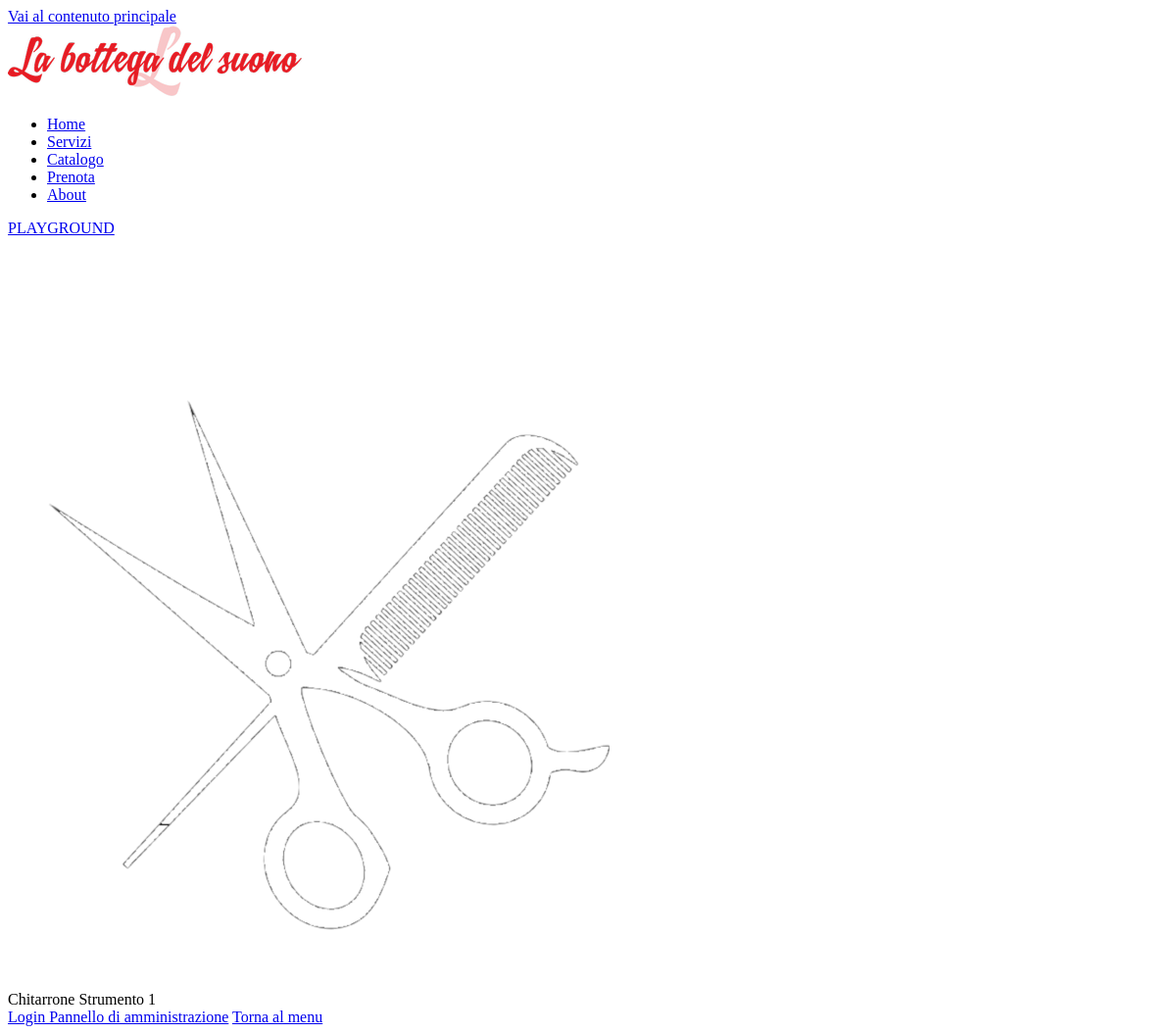
Page /catalogo.php on the earlier database version.
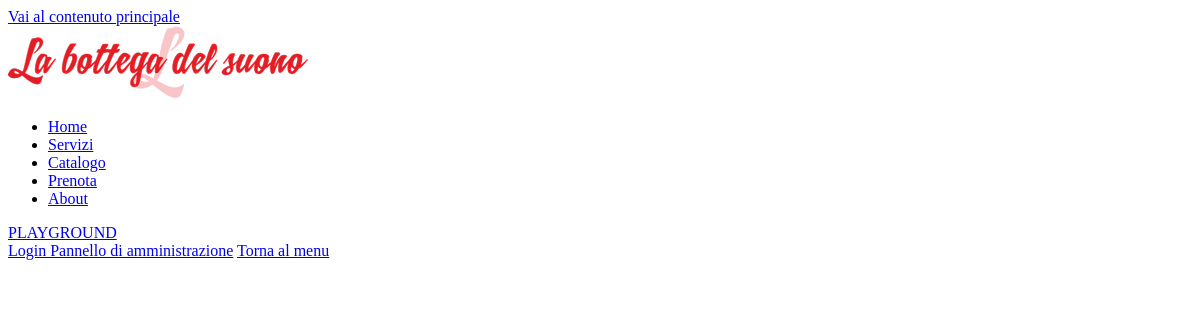
Same page on the later database version.
### tables this page shows
CREATE TABLE `prodotti` (
  `id` int(11) NOT NULL,
  `categoria` enum('Strumento','Accessorio') NOT NULL,
  `nome` varchar(40) NOT NULL,
  `costo` double NOT NULL,
  `img_path` varchar(40) NOT NULL
);

### db_connection.php (called while the page is built, shortened)
<?php
    function connect($db_data){
        $db = new mysqli($db_data['server_name'], $db_data['username'], $db_data['password'], $db_data['name']);
        return $db;
    }
    function getProducts($db_data){
        $db = connect($db_data);
        $query = "SELECT * FROM prodotti";
        return $db->query($query);
    }
?>

### product_list.php (the view)
<div id="lista-prodotti">
<?php
    include("db_connection.php");
    $products = getProducts($db_data);
    while($row = $products->fetch_assoc()){
?>
    <div class="prodotto">
        <img src="img/prodotti/<?= $row['img_path'];?>" alt="Immagine prodotto: <?= $row['nome'];?>"/>
        <span class="prodotto-nome"><?= $row['nome']; ?></span>
        <span class="prodotto-categoria"><?= $row['categoria']; ?></span>
        <span class="prodotto-costo"><?= $row['costo']; ?></span>
    </div>
<?php
    }
?>
</div>

Differences in the rows shown:
removed prodotti: img_path (picture), nome "Chitarrone", categoria "Strumento", costo "1"
